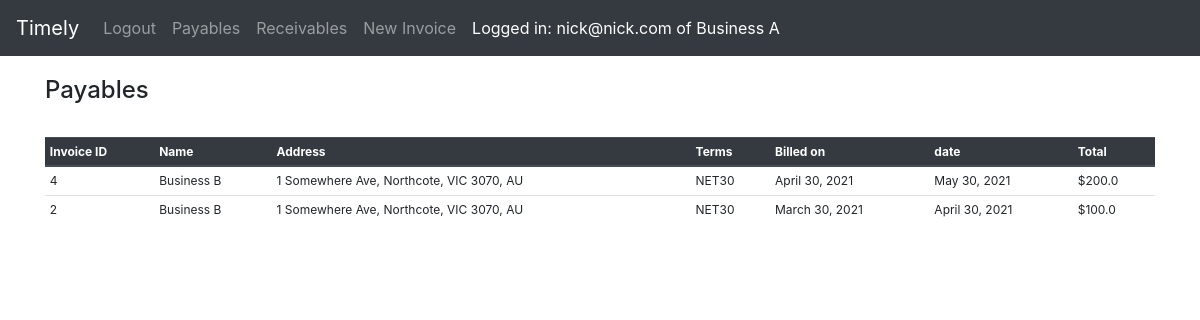
Screenshot of /dashboard/payables/ (signed in) with the database file from the repository.
### timelyapp/models.py (models this page shows, shortened)
class CustomUser(AbstractBaseUser, PermissionsMixin):
    email = models.EmailField(_('email address'), unique=True)
    is_staff = models.BooleanField(default=False)
    is_active = models.BooleanField(default=True)
    date_joined = models.DateTimeField(default=timezone.now)
    USERNAME_FIELD = 'email'
    REQUIRED_FIELDS = []
    objects = CustomUserManager()
    def __str__(self):
        return self.email

class Business(models.Model):
    is_member = models.BooleanField(default=False)
    owner = models.ForeignKey(CustomUser, default=None, null=True, on_delete=models.CASCADE)
    managers = models.ManyToManyField(CustomUser, default=None, related_name='managers')
    business_name = models.CharField(default=None, max_length=64)
    address = models.CharField(default=None, max_length=64)
    date_joined = models.DateTimeField()
    def __str__(self):
        return "%s" %(self.business_name)

class Invoice(models.Model):
    invoice_name = models.CharField(default=None, null=True, max_length=16)
    date_sent = models.DateField(null=True)
    date_due = models.DateField(null=True)
    bill_from = models.ForeignKey(Business, on_delete=models.CASCADE, related_name='bill_from')
    bill_to = models.ForeignKey(Business, on_delete=models.CASCADE, related_name='bill_to')
    terms = models.CharField(default='NET30', null=True, max_length=24, choices=TERM_CHOICES)
    total_price = models.DecimalField(default=None, null=True, max_digits=10, decimal_places=2)
    currency = models.CharField(default='dollar', null=True, max_length=3)
    is_flagged = models.BooleanField(default=False)
    is_scheduled = models.BooleanField(default=False)
    is_paid = models.BooleanField(default=False)

### timelyapp/views.py (the view)
# urls.py: path('dashboard/payables/', views.PayablesView.as_view(), name='payables'),
class PayablesView(ListView):
    template_name = 'invoices/payables.html'
    success_url = reverse_lazy('home')
    queryset = Business.objects.all()
    def get_context_data(self, **kwargs):
        context = super(PayablesView, self).get_context_data(**kwargs)
        business_id = Business.objects.filter(owner__id=self.request.user.id).values()[0]['id']
        context['payables'] = get_invoices(business_id, 'payables')
        return context

### timelyapp/context_processors.py (called while the page is built)
def add_context(request):
    if not request.user.is_anonymous:
        query = Business.objects.filter(owner__id=request.user.id)
        if query:
            business_name = query.first()
        else:
            business_name = None
        return {
            'current_business': business_name,
            'current_user': request.user
        }
    else:
        return {}

### timelyapp/views.py (called while the page is built)
def type_converter(obj):
    if isinstance(obj, np.integer):
        return int(obj)
    elif isinstance(obj, np.floating):
        return float(obj)
    elif isinstance(obj, np.ndarray):
        return obj.tolist()
    elif isinstance(obj, datetime.datetime):
        return obj.__str__()

### templates/invoices/payables.html
{% extends 'base.html' %}
{% block content %}
<div class="container">
    <h4>Payables</h4><br>
    <table class="table table-sm">
        <thead class="thead-dark">
        <tr>
            <th>Invoice ID</th>
            <th>Name</th>
            <th>Address</th>
            <th>Terms</th>
            <th>Billed on</th>
            <th>date</th>
            <th>Total</th>
        </tr>
        </thead>
        <tbody>
        {% if payables %}
        {% for i in payables %}
        <tr>
            <td>{{i.invoice_id}}</td>
            <td>{{i.business_name}}</td>
            <td>{{i.address}}</td>
            <td>{{i.terms}}</td>
            <td>{{i.date_sent}}</td>
            <td>{{i.date_due}}</td>
            <td>{{i.total_price}}</td>
        </tr>
        {% endfor %}
        {% else %}
        <tr>
            <td>No invoices</td>
        </tr>
        {% endif %}
        </tbody>
    </table>
</div>
{% endblock %}

### templates/navbar.html
 <nav class="navbar navbar-expand-lg navbar-dark bg-dark">
     <a class="navbar-brand" href="{% url 'home' %}">Timely</a>
     <div id="navbarNav">
         <ul class="navbar-nav">
             {% if user.is_authenticated %}
                <a class="nav-link" href="{% url 'logout' %}">Logout</a>
                 {% if user.is_authenticated and current_business %}
                    <a class="nav-link" href="{% url 'payables' %}">Payables</a>
                    <a class="nav-link" href="{% url 'receivables' %}">Receivables</a>
                    <a class="nav-link" href="{% url 'new_invoice' %}">New Invoice</a>
                    <a class="nav-link" style="color: white">Logged in: {{current_user}} of {{current_business}}</a>
                 {% else %}
                    <a class="nav-link" href="{% url 'new_business' %}">Register business</a>
                 {% endif %}
             {% else %}
                <a class="nav-link" href="{% url 'login' %}">Login</a>
                <a class="nav-link" href="{% url 'signup' %}">Sign up</a>
             {% endif %}
         </ul>
     </div>
 </nav>

### static/css/base.css (style rules this page uses)
.table { font-size: 12px; }
h4 { margin-top: 20px }

### rows the page displays
CustomUser: email "nick@nick.com"
Business: business_name "Business A"
Invoice: invoice_id "4", business_name "Business B", address "1 Somewhere Ave, Northcote, VIC 3070, AU", terms "NET30", date_sent "April 30, 2021", date_due "May 30, 2021", total_price "$200.0"
Invoice: invoice_id "2", business_name "Business B", address "1 Somewhere Ave, Northcote, VIC 3070, AU", terms "NET30", date_sent "March 30, 2021", date_due "April 30, 2021", total_price "$100.0"
